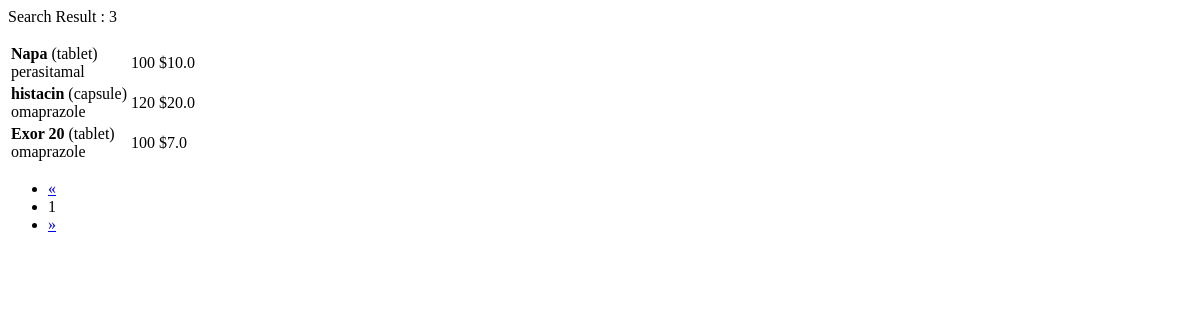
The app's page /ajax/search-and-filter/, older data.
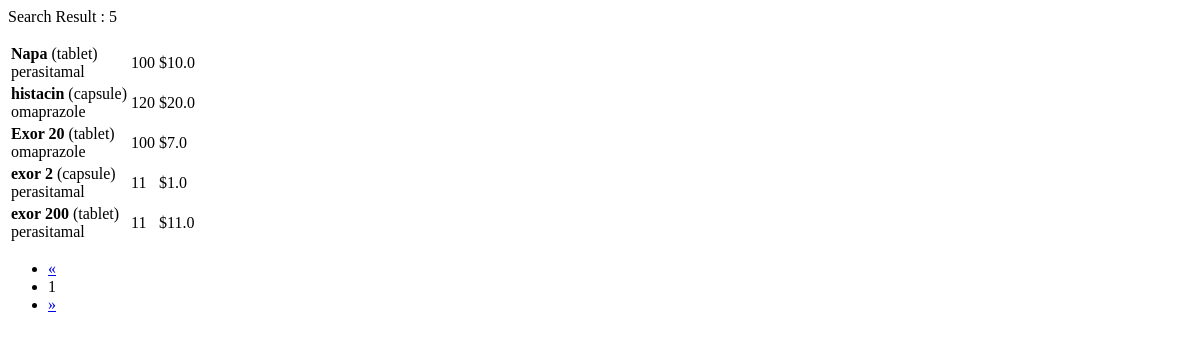
The same page, newer data.
### shop/models.py (models this page shows, shortened)
class Medicine(models.Model):
    name  = models.CharField(max_length=150)
    buy_price = models.FloatField()
    sell_price = models.FloatField()
    generic = models.ForeignKey(Generic, on_delete=models.CASCADE)
    brand  = models.ForeignKey(Brand, on_delete=models.CASCADE)
    type =  models.CharField(max_length=15,choices=MEDICINE_TYPE)
    quantity = models.IntegerField()
    place = models.ForeignKey(Place, on_delete=models.CASCADE)

class Generic(models.Model):
    name  = models.CharField(max_length=150)
    def __str__(self):
        return self.name

### shop/views.py (the view)
# urls.py: path('ajax/search-and-filter/', views.load_search_and_filter, name="ajax_load_search_and_filter"),
def load_search_and_filter(request):
    brand_list = request.GET.getlist('brand_list[]')
    generic_list = request.GET.getlist('generic_list[]')
    search_value = request.GET.get('search_value')
    print(search_value, brand_list, generic_list)
    medicines = Medicine.objects.all()
    if brand_list and generic_list:
        medicines = Medicine.objects.filter(name__contains=search_value,brand__name__in = brand_list, generic__name__in = generic_list)
    if brand_list:
        medicines = Medicine.objects.filter(name__contains=search_value,brand__name__in = brand_list)
    if generic_list:
        medicines = Medicine.objects.filter(name__contains=search_value,generic__name__in = generic_list)
    if search_value:
        medicines = Medicine.objects.filter(name__contains=search_value)
    medicines_count = medicines.count()
    paginator = Paginator(medicines, 10) # Show 25 contacts per page.
    page_number = request.GET.get('page')
    page_obj = paginator.get_page(page_number)
    return render(request, 'search.html', {'medicines':page_obj,'medicines_count':medicines_count})

### templates/search.html (shortened to what this page needs)
    <p>Search Result : {{medicines_count}}</p>
    <div class="table-responsive">
      <table class="table table-hover">
        <tbody>
        {% for medicine in medicines %}
        <tr>
          <td class="product"><strong>{{medicine.name}}</strong> ({{medicine.type}})<br>{{medicine.generic}}</td>
          <td class="rate text-right">{{medicine.quantity}}</td>
          <td class="rate text-right">${{medicine.sell_price}}</td>
          <td class="price text-right">
            <a style="font-weight: bold;" href="" class="update-cart ml-4" data-user = {{user.id}} data-product = {{medicine.id}} data-action = "add"></a></td>
          </tr>
        {% endfor %}
      </tbody></table>
    </div>
    {% include 'pagination.html' %}

Row changes from the older to the newer data that the page shows:
added Medicine: name "exor 2", type "capsule", generic "perasitamal", quantity "11", sell_price "1.0"
added Medicine: name "exor 200", type "tablet", generic "perasitamal", quantity "11", sell_price "11.0"
Text that changed along with them:
{{ medicines_count }}: "3" → "5"
